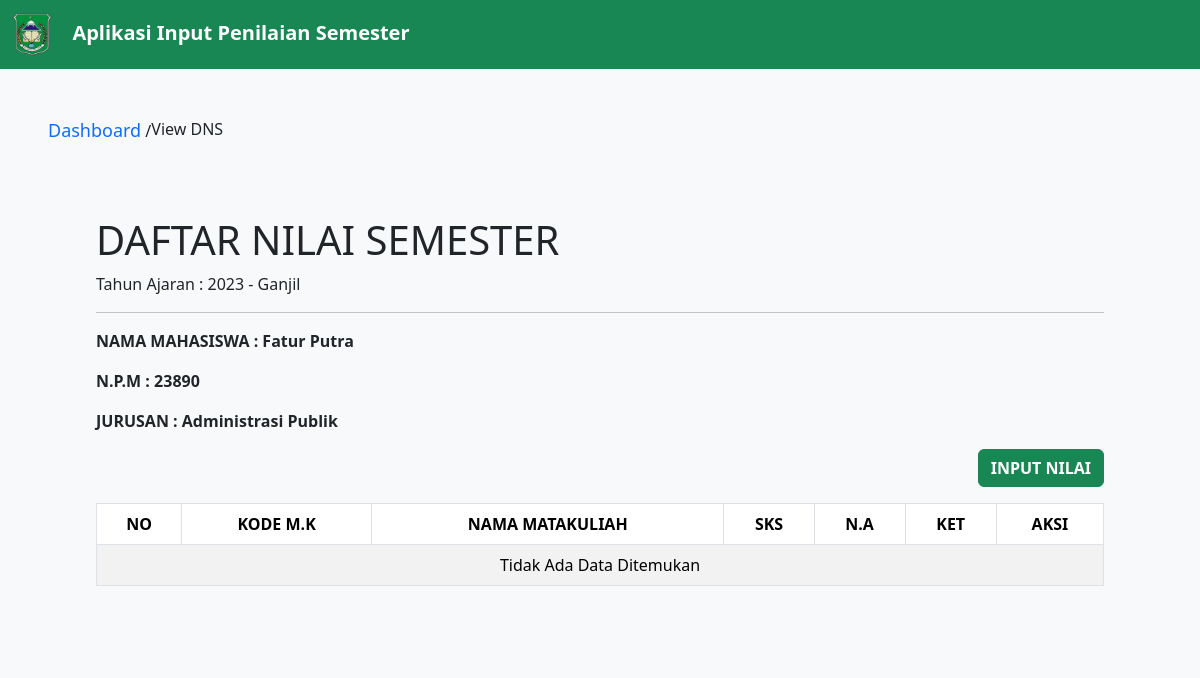
Page /dashboard/lihat?npm=23890 on the committed database.
### tables this page shows
CREATE TABLE `tb_mhs` (
  `npm` int NOT NULL,
  `nama` varchar(50) NOT NULL,
  `kode_jurusan` int NOT NULL
);

CREATE TABLE `tb_jurusan` (
  `kode_jurusan` int NOT NULL,
  `nama_jurusan` varchar(100) NOT NULL
);

### app/core/View.php (called while the page is built, shortened)
<?php
class View
{
    public static function render(string $path, $model = []): void
    {
        require_once __DIR__ . '/../view/Layout/Header.php';
        require_once __DIR__ . '/../view/' . $path . '.php';
        require_once __DIR__ . '/../view/Layout/Footer.php';
    }
}

### app/controller/DashboardController.php (called while the page is built, shortened)
<?php
class DashboardController
{
    private Mahasiswa $mahasiswa;
    public function __construct()
    {
        $this->mahasiswa = new Mahasiswa;
    }
    public function lihat()
    {
        $data = $this->mahasiswa->lihat($_GET['npm']);
        View::render("dashboard/lihat", [
            "title" => "Dashboard | Lihat Nilai",
            "data" => $data
        ]);
    }
}

### public/index.php (called while the page is built, shortened)
<?php
Route::run();

### app/model/Mahasiswa.php (called while the page is built, shortened)
<?php
class Mahasiswa
{
    private PDO $pdo;
    public function __construct()
    {
        $this->pdo = Database::getConnection();
    }
    public function lihat($npm)
    {
        $statement = $this->pdo->prepare("SELECT tb_mhs.npm, tb_mhs.nama, tb_jurusan.nama_jurusan AS jurusan, tb_jurusan.kode_jurusan FROM tb_mhs JOIN tb_jurusan ON tb_jurusan.kode_jurusan = tb_mhs.kode_jurusan WHERE npm = ?");
        $statement->execute([$npm]);
        try {
            if ($mhs = $statement->fetch(PDO::FETCH_ASSOC)) {
                $this->pdo->beginTransaction();
                $statement = $this->pdo->prepare("SELECT tb_matkul.kode_mk, tb_matkul.nama_mk, tb_matkul.sks, tb_dns.nilai, CASE WHEN nilai IN ('A', 'B', 'C', 'D') THEN 'L' WHEN nilai = 'E' THEN 'TL' ELSE '' END AS status FROM tb_matkul LEFT JOIN tb_dns ON tb_dns.kode_mk = tb_matkul.kode_mk JOIN tb_mhs ON tb_mhs.npm = ? WHERE tb_matkul.kode_jurusan = tb_mhs.kode_jurusan");
                $statement->execute([$npm]);
                $this->pdo->commit();
                if ($dns = $statement->fetchAll(PDO::FETCH_ASSOC)) {
                    return [
                        $mhs,
                        $dns,
                    ];
                }
            } else {
                return null;
            }
        } finally {
            $statement->closeCursor();
        }
    }
}

### config/database.php (called while the page is built)
<?php
return [
    "dsn" => "mysql:host=localhost;dbname=db_dns",
    "dbuser" => "root",
    "dbpass" => ""
];

### app/database/Database.php (called while the page is built, shortened)
<?php
class Database
{
    private static ?PDO $pdo = null;
    public static function getConnection(): PDO
    {
        if (self::$pdo == null) {
            $config = require_once __DIR__ . '/../../config/database.php';
            self::$pdo = new PDO(
                $config["dsn"],
                $config["dbuser"],
                $config["dbpass"]
            );
        }
        return self::$pdo;
    }
}

### app/view/Dashboard/lihat.php (the view, shortened to what this page needs)
<div class="lihat-container">
	<ol class="breadcrumb">
		<li><a href="<?= BASEURL ?>/dashboard">Dashboard</a> / </li>
		<li class="active">View DNS</li>
	</ol>
	<?php if (isset($_GET["npm"])) : ?>
		<?php if ($model['data'] !== null) : ?>
			<div class="mt-4 p-5 bg-light rounded">
				<h1>DAFTAR NILAI SEMESTER</h1>
				<p>Tahun Ajaran : 2023 - Ganjil</p>
				<hr>
				<b>
					<p>NAMA MAHASISWA : <?= $model["data"][0]["nama"] ?></p>
					<p>N.P.M : <?= $model["data"][0]["npm"] ?></p>
					<p>JURUSAN : <?= $model["data"][0]["jurusan"] ?></p>
				</b>
				<div class="d-flex justify-content-end">
					<a href="<?= BASEURL ?>/dashboard/input?npm=<?= $model["data"][0]["npm"] ?>&jurusan=<?= $model["data"][0]["kode_jurusan"] ?>" class="btn btn-success"><b>INPUT NILAI</b></a>
				</div>
				<table class="table table-striped table-bordered mt-3" cellspacing="0" width="90%" style="text-align:center;">
					<thead>
						<tr>
							<th scope="col">NO</th>
							<th scope="col">KODE M.K</th>
							<th scope="col">NAMA MATAKULIAH</th>
							<th scope="col">SKS</th>
							<th scope="col">N.A</th>
							<th scope="col">KET</th>
							<th scope="col" colspan="2">AKSI</th>
						</tr>
					</thead>
					<tbody>
						<?php $status = false ?>
						<?php if (!$status) : ?>
							<tr>
								<td colspan="8">Tidak Ada Data Ditemukan</td>
							</tr>
						<?php endif ?>
					</tbody>
				</table>
			<?php endif; ?>
		<?php endif; ?>
			</div>
</div>
<br>

### app/core/Route.php (shortened to what this page needs)
<?php
class Route
{
    private static array $routes;
    public static function add(
        string $method,
        string $path,
        array $controller,
        array $middleware = []
    ): void {
        self::$routes[] = [
            "method"        => $method,
            "path"          => $path,
            "controller"    => $controller,
            "middleware"    => $middleware
        ];
    }
    public static function run(): mixed
    {
        $path = "/";
        if (isset($_SERVER["PATH_INFO"]))
            $path = $_SERVER["PATH_INFO"];
        $method = $_SERVER["REQUEST_METHOD"];
        foreach (self::$routes as $route) {
            if ($route["path"] == $path && $route["method"] == $method) {
                $function = $route["controller"][1];
                return (new $controller)->$function();
            }
        }
        return http_response_code(404);
    }
}

### public/assets/css/style.css (style rules this page uses)
body { font-family: 'Segoe UI', Tahoma, Geneva, Verdana, sans-serif; background-color: #f8f9fa; }

### app/view/Layout/Header.php (style rules this page uses)
.lihat-container { margin: 3em; }

### app/view/Dashboard/lihat.php (style rules this page uses)
.breadcrumb li a { text-decoration: none; font-size: large; }

### rows in the picture
tb_mhs: nama "Fatur Putra", npm "23890", kode_jurusan.nama_jurusan "Administrasi Publik"
